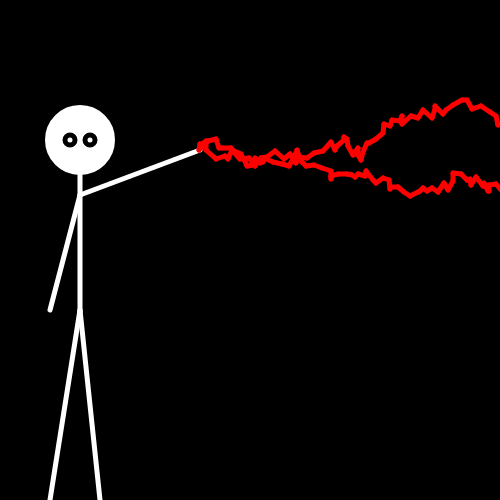
Frame 1 (no input)
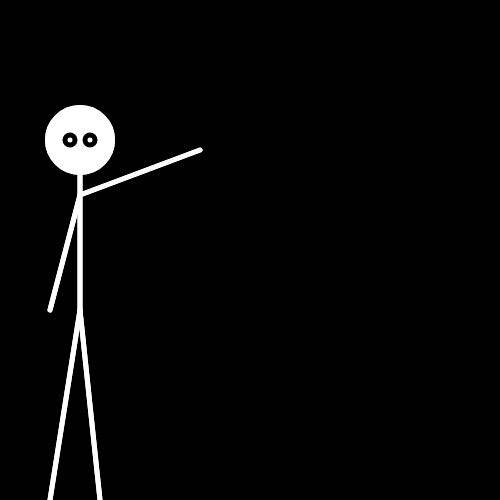
Frame 60 (no input)
Frame 120 (the mouse pressed at the canvas centre since frame 60): identical to frame 60, image omitted

The p5.js sketch that drew these frames (run headless with seeded random() and noise() and a simulated clock; from frame 60 on, the mouse is pressed at the canvas centre):

// p5.js sketch
// ── sketch.js
'use strict'

var startX = 199;
var startY=150; 
var endX = 0;
var endY = 150;
var startX2 = 199;
var startY2=150; 
var endX2 = 0;
var endY2= 150;
var startTime;
var timer=0;

function setup()
{
    createCanvas(500,500);
    strokeWeight(5);

}

function arthur(){
  stroke(255, 255, 255);
  color(255, 255, 255);
  line(50, 500, 80, 310);
  line(100, 500, 80, 310);
  line(80, 320, 80, 125);
  line(80, 195, 200, 150);
  line(80, 195, 50, 310);
  circle(80, 140, 65);
   stroke(0, 0, 0);
   color(0, 0, 0);
   circle(70, 140, 10);
   circle(90, 140, 10);
}

function draw()
{
    background(0, 0, 0);
    arthur(); 
    stroke((int)(Math.random()*255)+100, 0, 0);
 
  while(endX<canvas.width){
    endX=startX+(int)(Math.random()*10);
    endY=startY+(int)(Math.random()*19)-9;
    line(startX, startY, endX, endY);
    startX=endX;
    startY=endY; 
    endX2=startX2+(int)(Math.random()*10);
    endY2=startY2+(int)(Math.random()*19)-9;
    line(startX2, startY2, endX2, endY2);
    startX2=endX2;
    startY2=endY2;
  }
    
    if(frameCount % 5 == 0 && timer<= 0){
        timer--;
        reset();
  }
    
  
}

function reset()
{
  startX=199;
  startY=150;
  endX=0;
  endY=150;
  startX2=199;
  startY2=150;
  endX2=0;
  endY2=150;
  arthur();    
}

function mousePressed()
{
  startX=199;
  startY=150;
  endX=0;
  endY=150;
  startX2=199;
  startY2=150;
  endX2=0;
  endY2=150;
  arthur();    
}
